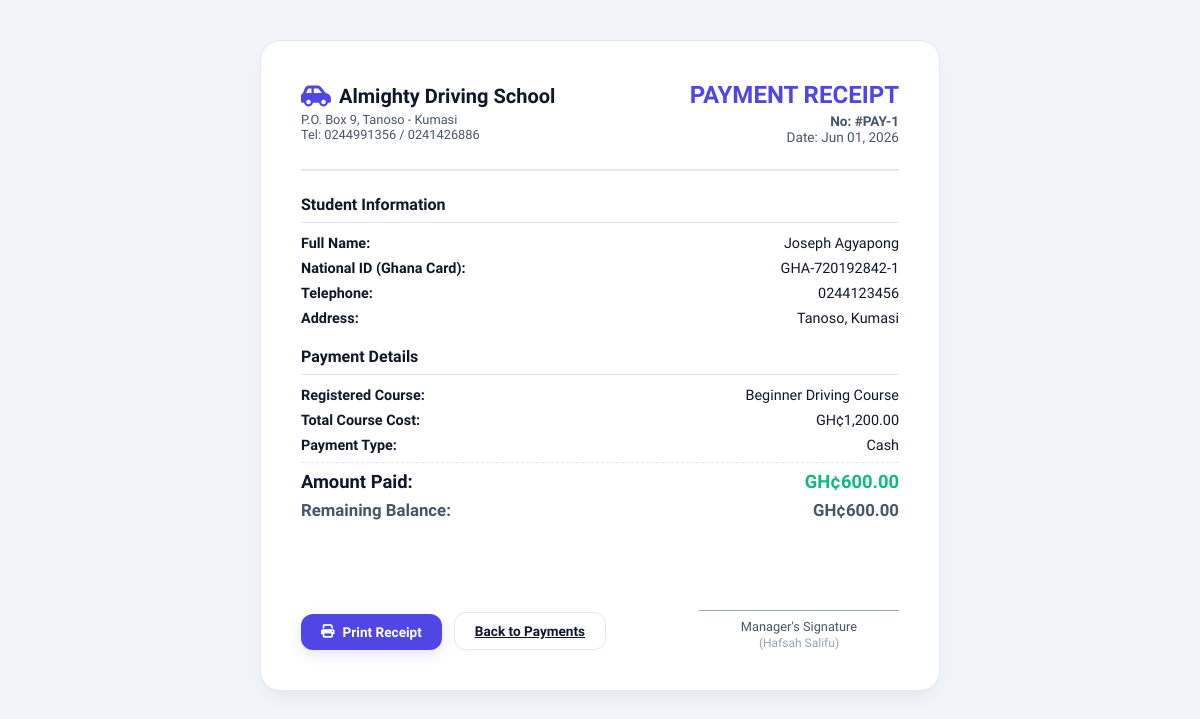
Screenshot of /payments.php?receipt=1 with the database file from the repository.
### tables this page shows
CREATE TABLE IF NOT EXISTS `payment` (
    `payment_id` INT AUTO_INCREMENT PRIMARY KEY,
    `payment_date` DATE NOT NULL,
    `amount` DECIMAL(10,2) NOT NULL,
    `payment_type` VARCHAR(50) NOT NULL DEFAULT 'Cash',  
    `balance_after_payment` DECIMAL(10,2) NOT NULL,
    `registration_id` INT NOT NULL,
    FOREIGN KEY (`registration_id`) REFERENCES `registration` (`registration_id`) ON DELETE CASCADE
);

CREATE TABLE IF NOT EXISTS `student` (
    `student_id` INT AUTO_INCREMENT PRIMARY KEY,
    `surname` VARCHAR(50) NOT NULL,
    `first_name` VARCHAR(50) NOT NULL,
    `middle_name` VARCHAR(50) DEFAULT NULL,
    `date_of_birth` DATE NOT NULL,
    `place_of_birth` VARCHAR(100) DEFAULT NULL,
    `residential_address` VARCHAR(255) NOT NULL,
    `telephone` VARCHAR(20) NOT NULL,
    `email` VARCHAR(100) NOT NULL,
    `national_id` VARCHAR(50) UNIQUE NOT NULL,
    `occupation` VARCHAR(100) DEFAULT NULL,
    `permit_number` VARCHAR(50) DEFAULT NULL,
    `permit_expiry_date` DATE DEFAULT NULL
);

CREATE TABLE IF NOT EXISTS `registration` (
    `registration_id` INT AUTO_INCREMENT PRIMARY KEY,
    `registration_date` DATE NOT NULL,
    `commencement_date` DATE DEFAULT NULL,
    `completion_date` DATE DEFAULT NULL,
    `course_name` VARCHAR(100) NOT NULL DEFAULT 'Beginner Driving Course',
    `total_cost` DECIMAL(10,2) NOT NULL DEFAULT 1200.00,
    `deposit` DECIMAL(10,2) NOT NULL DEFAULT 0.00,
    `balance` DECIMAL(10,2) NOT NULL DEFAULT 1200.00,
    `student_id` INT NOT NULL,
    `manager_id` INT NOT NULL,
    FOREIGN KEY (`student_id`) REFERENCES `student` (`student_id`) ON DELETE CASCADE,
    FOREIGN KEY (`manager_id`) REFERENCES `manager` (`manager_id`) ON DELETE RESTRICT
);

CREATE TABLE IF NOT EXISTS `manager` (
    `manager_id` INT AUTO_INCREMENT PRIMARY KEY,
    `manager_name` VARCHAR(100) NOT NULL,
    `manager_role` VARCHAR(50) NOT NULL DEFAULT 'Manager'
);

### payments.php (the view, shortened to what this page needs)
<?php
require_once 'db.php';
if (isset($_GET['receipt'])) {
    $pay_id = intval($_GET['receipt']);
    try {
        $stmt = $pdo->prepare("
            SELECT p.*, r.course_name, r.total_cost, r.registration_date, s.first_name, s.surname, s.telephone, s.national_id, s.residential_address, m.manager_name
            FROM payment p
            JOIN registration r ON p.registration_id = r.registration_id
            JOIN student s ON r.student_id = s.student_id
            JOIN manager m ON r.manager_id = m.manager_id
            WHERE p.payment_id = ?
        ");
        $stmt->execute([$pay_id]);
        $receipt = $stmt->fetch();
    } catch (Exception $e) {
        $receipt = null;
    }
    if ($receipt) {
        ?>
        <!DOCTYPE html>
        <html lang="en">
        <head>
            <link rel="stylesheet" href="style.css">
            <link rel="stylesheet" href="assets/fontawesome/css/all.min.css">
        </head>
        <body>
            <div class="receipt-card">
                <div class="receipt-header">
                    <div>
                        <div style="display: flex; align-items: center; gap: 8px; margin-bottom: 4px;">
                            <i class="fa-solid fa-car-side" style="color: var(--primary); font-size: 1.5rem;"></i>
                            <strong style="font-size: 1.25rem;">Almighty Driving School</strong>
                        </div>
                        <div style="font-size: 0.8rem; color: var(--text-secondary);">P.O. Box 9, Tanoso - Kumasi</div>
                        <div style="font-size: 0.8rem; color: var(--text-secondary);">Tel: 0244991356 / 0241426886</div>
                    </div>
                    <div class="receipt-meta">
                        <div class="receipt-title">PAYMENT RECEIPT</div>
                        <div style="margin-top: 4px; font-weight: 600;">No: #PAY-<?php echo $receipt['payment_id']; ?></div>
                        <div>Date: <?php echo date('M d, Y', strtotime($receipt['payment_date'])); ?></div>
                    </div>
                </div>
                <div class="receipt-body">
                    <h4>Student Information</h4>
                    <div class="detail-row">
                        <span><strong>Full Name:</strong></span>
                        <span><?php echo htmlspecialchars($receipt['first_name'] . ' ' . $receipt['surname']); ?></span>
                    </div>
                    <div class="detail-row">
                        <span><strong>National ID (Ghana Card):</strong></span>
                        <span><?php echo htmlspecialchars($receipt['national_id']); ?></span>
                    </div>
                    <div class="detail-row">
                        <span><strong>Telephone:</strong></span>
                        <span><?php echo htmlspecialchars($receipt['telephone']); ?></span>
                    </div>
                    <div class="detail-row">
                        <span><strong>Address:</strong></span>
                        <span><?php echo htmlspecialchars($receipt['residential_address']); ?></span>
                    </div>
                    <h4>Payment Details</h4>
                    <div class="detail-row">
                        <span><strong>Registered Course:</strong></span>
                        <span><?php echo htmlspecialchars($receipt['course_name']); ?></span>
                    </div>
                    <div class="detail-row">
                        <span><strong>Total Course Cost:</strong></span>
                        <span>GH¢<?php echo number_format($receipt['total_cost'], 2); ?></span>
                    </div>
                    <div class="detail-row">
                        <span><strong>Payment Type:</strong></span>
                        <span><?php echo htmlspecialchars($receipt['payment_type']); ?></span>
                    </div>
                    <div class="detail-row" style="font-size: 1.15rem; font-weight: 800; border-top: 1px dashed var(--border-color); padding-top: 8px; margin-top: 8px;">
                        <span>Amount Paid:</span>
                        <span style="color: var(--success);">GH¢<?php echo number_format($receipt['amount'], 2); ?></span>
                    </div>
                    <div class="detail-row" style="font-size: 1.05rem; font-weight: 700; color: var(--text-secondary);">
                        <span>Remaining Balance:</span>
                        <span>GH¢<?php echo number_format($receipt['balance_after_payment'], 2); ?></span>
                    </div>
                </div>
                <div class="receipt-footer">
                    <div>
                        <button onclick="window.print()" class="btn btn-primary no-print">
                            <i class="fa-solid fa-print"></i> Print Receipt
                        </button>
                        <a href="payments.php" class="btn btn-secondary no-print" style="margin-left: 8px;">Back to Payments</a>
                    </div>
                    <div>
                        <div style="height: 50px;"></div>
                        <div class="sig-line">Manager's Signature</div>
                        <div style="text-align: center; font-size: 0.75rem; color: var(--text-muted); margin-top: 2px;">(<?php echo htmlspecialchars($receipt['manager_name']); ?>)</div>
                    </div>
                </div>
            </div>
        </body>
        </html>
        <?php
        exit;
    } else {
        echo "<div class='alert alert-danger'>Receipt not found.</div>";
    }
}
?>

### style.css (style rules this page uses)
:root { --bg-primary: #f8fafc; --bg-secondary: #ffffff; --sidebar-bg: #0b1329; --sidebar-hover: #1e293b; --text-primary: #0f172a; --text-secondary: #475569; --text-muted: #94a3b8; --primary: #4f46e5; --primary-hover: #4338ca; --primary-light: #e0e7ff; --accent: #7c3aed; --success: #10b981; --success-light: #d1fae5; --warning: #f59e0b; --warning-light: #fef3c7; --danger: #ef4444; --danger-light: #fee2e2; --border-color: #e2e8f0; --radius-sm: 8px; --radius-md: 12px; --radius-lg: 20px; --shadow-sm: 0 1px 2px 0 rgba(0, 0, 0, 0.05); --shadow-md: 0 4px 6px -1px rgba(0, 0, 0, 0.05), 0 2px 4px -1px rgba(0, 0, 0, 0.03); --shadow-lg: 0 10px 25px -5px rgba(0, 0, 0, 0.05), 0 8px 10px -6px rgba(0, 0, 0, 0.03); --shadow-premium: 0 20px 25px -5px rgba(79, 70, 229, 0.08), 0 10px 10px -5px rgba(79, 70, 229, 0.03); --transition: all 0.3s cubic-bezier(0.4, 0, 0.2, 1); }
* { margin: 0; padding: 0; box-sizing: border-box; font-family: 'Plus Jakarta Sans', sans-serif; }
body { background-color: var(--bg-primary); color: var(--text-primary); min-height: 100vh; display: flex; overflow-x: hidden; }
.btn { display: inline-flex; align-items: center; justify-content: center; gap: 8px; padding: 10px 20px; border-radius: var(--radius-md); font-size: 0.85rem; font-weight: 700; cursor: pointer; border: none; transition: var(--transition); }
.btn-primary { background-color: var(--primary); color: white; box-shadow: 0 4px 14px rgba(79, 70, 229, 0.15); }
.btn-secondary { background-color: var(--bg-secondary); color: var(--text-primary); border: 1px solid var(--border-color); box-shadow: 0 2px 4px rgba(0, 0, 0, 0.02); }

### payments.php (style rules this page uses)
body { background-color: #f1f5f9; padding: 40px 20px; display: block; }
.receipt-card { max-width: 680px; background-color: white; margin: 0 auto; border-radius: var(--radius-lg); border: 1px solid var(--border-color); box-shadow: var(--shadow-lg); padding: 40px; }
.receipt-header { display: flex; justify-content: space-between; align-items: center; border-bottom: 2px solid var(--border-color); padding-bottom: 24px; margin-bottom: 24px; }
.receipt-title { font-size: 1.5rem; font-weight: 800; color: var(--primary); }
.receipt-meta { text-align: right; font-size: 0.85rem; color: var(--text-secondary); }
.receipt-body h4 { font-size: 1rem; border-bottom: 1px solid var(--border-color); padding-bottom: 8px; margin: 20px 0 12px 0; color: var(--text-primary); }
.detail-row { display: flex; justify-content: space-between; margin-bottom: 8px; font-size: 0.9rem; }
.receipt-footer { margin-top: 40px; display: flex; justify-content: space-between; align-items: flex-end; }
.sig-line { border-top: 1px solid var(--text-muted); width: 200px; text-align: center; font-size: 0.8rem; color: var(--text-secondary); padding-top: 8px; }

### rows the page displays
payment: payment_id "1", payment_date "Jun 01, 2026", student.first_name+surname "Joseph Agyapong", student.national_id "GHA-720192842-1", student.telephone "0244123456", student.residential_address "Tanoso, Kumasi", registration.course_name "Beginner Driving Course", registration.total_cost "1,200.00", payment_type "Cash", amount "600.00", balance_after_payment "600.00", manager.manager_name "Hafsah Salifu"
